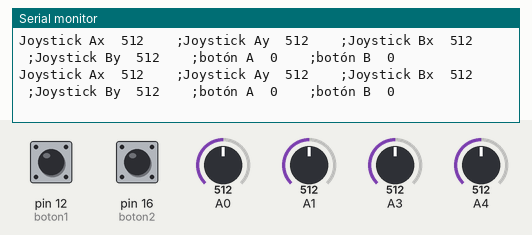
Simulated run of this sketch. Board: Arduino Uno, built with avr-gcc and run on an emulated ATmega328P. On the bench: the last lines printed to the serial monitor. Inputs (shaded band) come from the test bench; at power-on: A0 = 512, A1 = 512, A3 = 512, pin 12 (boton1) LOW, pin 16 (boton2) LOW, A4 = 512.

Above: at 1.2 s.
1.3 s: A0 set to 104
At 1.54 s:
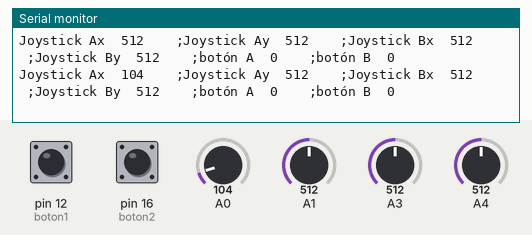
4.3 s: A0 set to 90
At 4.39 s:
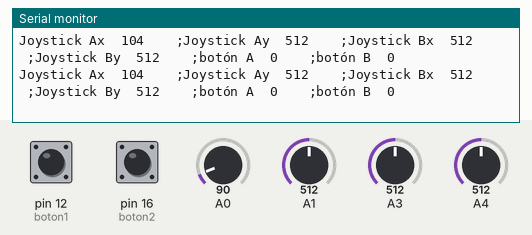
10.3 s: A1 set to 108
At 10.38 s:
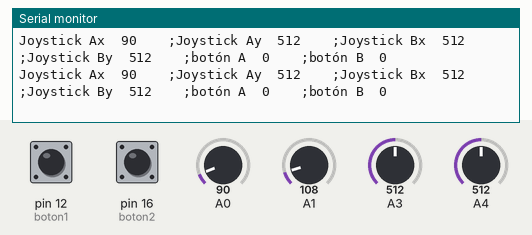
13.3 s: A1 set to 88
At 13.32 s:
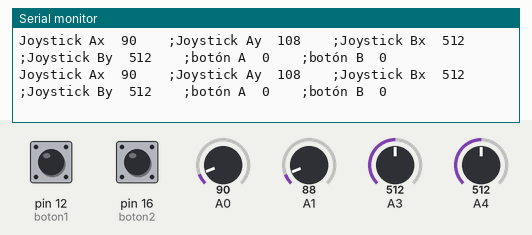
16.3 s: A3 set to 111
At 16.35 s:
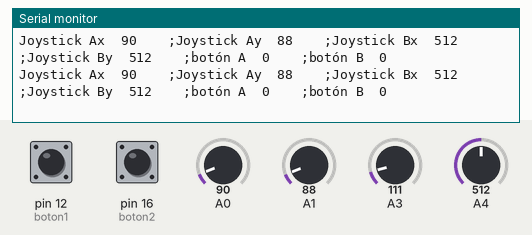
19.3 s: A3 set to 88
At 23.19 s:
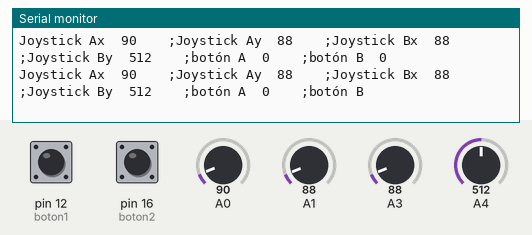
Timing chart, 0 to 23.3 s (numbered marks = the images above; inputs shaded):
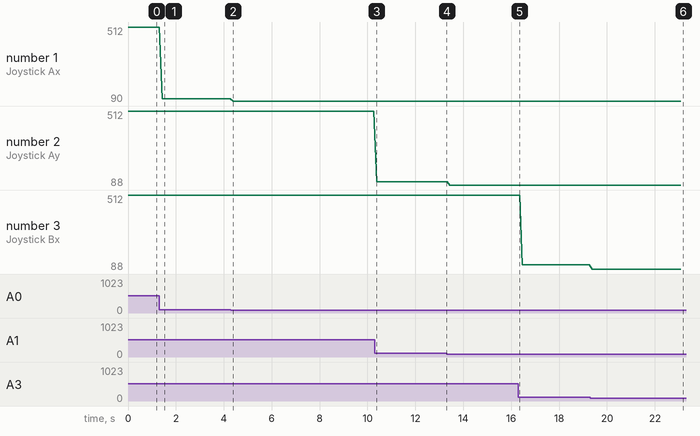

The sketch:

1_Lectura_de_sensores__Joystick_y_botones_.ino
```cpp
/*Código de prueba para comprobar si funcionan correctamente los joysticks y botones del mando (para el Brazo robótico 2.0), utilizar la conexión y el monitor serial para verificar
los datos enviados por el mando.*/

//variables para guardar los datos de los sensores.
int a1; //Variables para los sensores analógicos (potenciómetros) del joystick
int a2;
int a3;
int a4;
byte boton1; //variables para los botones centrales del joystick
byte boton2;

void setup() {
 pinMode(12,INPUT);//boton1;
 pinMode(16,INPUT);//boton2, en realidad este botón utiliza la entrada analógica A2, pero que puede utilizarse como pin digital número 16
 Serial.begin(9600);//para poder ver los datos de las lecturas en el monitor serial
}

void loop() {
 leerpulsadores();
 leersensores();
 imprimirdatos();
 delay(10);
}

//Los pines ya están configurados de acuerdo a las conexiones de la placa 2.0, para versiones posteriores u otras placas, modificar dichos pines.
void leerpulsadores(){
  boton1 = digitalRead(12); //pin D12
  boton2 = digitalRead(16); //pin A2
}

void leersensores(){
 a1 = analogRead(A3); //los pines de los sensores no están en orden debido a los caprichos del puerto RJ45 del mando
 a2 = analogRead(A4);
 a3 = analogRead(A1);
 a4 = analogRead(A0);
}

void imprimirdatos(){ //El joystick A es el de la izquierda, y el B el de la derecha, igual que los botones.
 Serial.println(" ");
 Serial.print("Joystick Ax  ");
 Serial.print(a4);
 Serial.print("    ;Joystick Ay  ");
 Serial.print(a3);
 Serial.print("    ;Joystick Bx  ");
 Serial.print(a1);
 Serial.print("    ;Joystick By  ");
 Serial.print(a2);
 Serial.print("    ;botón A  ");
 Serial.print(boton1);
 Serial.print("    ;botón B  ");
 Serial.print(boton2);
}
```

Measured:
- the behaviour switches between 100 and 99 on A3 (found by bisection; images 5 and 6)
- after the input at 1.3 s, the serial monitor: prints a new line after 0.13 s (image 1)
- after the input at 19.3 s, the serial monitor: prints a new line after 0.08 s (image 6)
- plotted number 1: 512 → 104 after the input at 1.3 s, 104 → 90 after the input at 4.3 s
- plotted number 2: 512 → 108 after the input at 10.3 s, 108 → 88 after the input at 13.3 s
- plotted number 3: 512 → 111 after the input at 16.3 s
